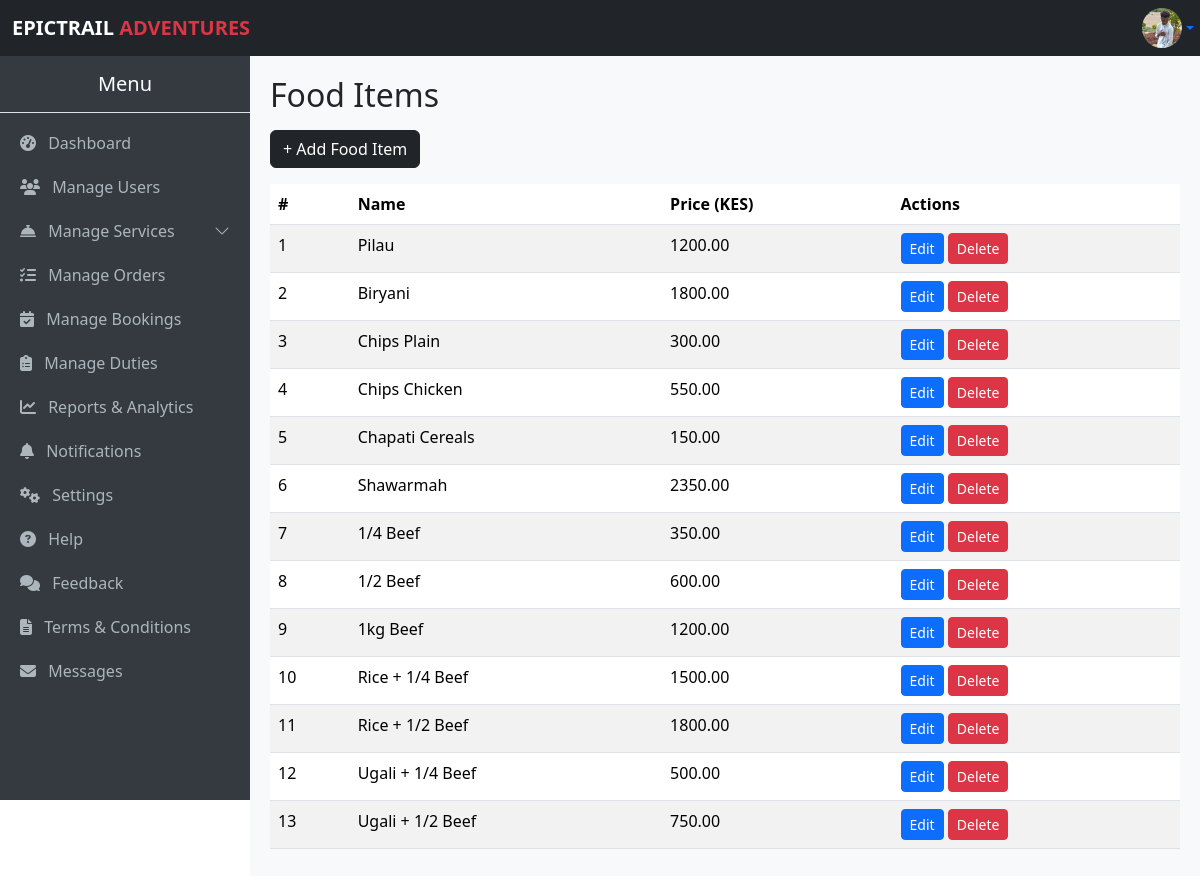
/food-list/ (signed in), run on the app's committed database.
### myApp/models.py (models this page shows, shortened)
class Profile(models.Model):
    profile_user = models.OneToOneField(User, on_delete=models.CASCADE)
    profile_phone = models.CharField(max_length=15, blank=True, null=True)
    profile_photo = models.ImageField(upload_to='profile_photos/', null=True, blank=True)

class Food(models.Model):
    food_name = models.CharField(max_length=100)
    food_price_per_person = models.DecimalField(max_digits=10, decimal_places=2)

### myApp/views.py (the view)
# urls.py: path('food-list/', views.food_list, name='food_list'),
@login_required
@user_passes_test(admin_required)
def food_list(request):
    foods = Food.objects.all()
    return render(request, 'food.list.html', {'foods': foods})

### myApp/context_processors.py (called while the page is built)
def total_users(request):
    return {'total_users': User.objects.count()}

def total_bookings(request):
    return {'total_bookings': Booking.objects.count()}

def total_amount(request):
    total = 0
    if request.user.is_authenticated:
        bookings = Booking.objects.all()  # optionally filter by user=request.user
        booking_total = sum(booking.amount_required for booking in bookings)
        food_orders = FoodOrder.objects.all()  # optionally filter by user=request.user
        food_total = sum(order.total_price() for order in food_orders)  # <- call the method
        total = booking_total + food_total
    return {'total_amount': total}

def total_cost(request):
    if not request.user.is_authenticated:
        return {
            'user_bookings': [],
            'user_total_amount': 0,
        }
    bookings = Booking.objects.filter(booking_user=request.user).prefetch_related(
        'booking_activities', 'booking_packages', 'booking_rooms', 'booking_food', 'booking_tours'
    )
    total_amount = sum(b.amount_required for b in bookings)
    return {
        'user_bookings': bookings,
        'user_total_amount': total_amount,
    }

### myApp/models.py (called while the page is built)
    @property
    def nights_spent(self):
        if self.booking_check_in and self.booking_check_out:
            days = (self.booking_check_out - self.booking_check_in).days
            return max(days, 1)
        return 1

    @property
    def amount_required(self):
        pax = self.booking_pax
        room_cost = sum(
            room.room_room_type.roomType_price_per_night * pax * self.nights_spent
            for room in self.booking_rooms.all()
        )
        activities_cost = sum(
            a.activity_price_per_person * pax for a in self.booking_activities.all()
        )
        package_cost = sum(
            p.package_price_per_person * pax for p in self.booking_packages.all()
        )
        food_cost = sum(
            f.food_price_per_person * pax for f in self.booking_food.all()
        )
        tour_cost = sum(
            t.tour_price_per_person * pax for t in self.booking_tours.all()
        )
        return room_cost + activities_cost + package_cost + food_cost + tour_cost

    def total_price(self):
        return self.foodOrder_food.food_price_per_person * self.foodOrder_quantity

### myApp/views.py (called while the page is built)
def admin_required(user):
    return user.is_authenticated and user.is_superuser

### myApp/templates/food.list.html
{% extends "base.admin.html" %} {% block title %}Food Items{% endblock %} {% block content %}
<h2 class="mb-3">Food Items</h2>
<a href="{% url 'add_food' %}" class="btn btn-dark mb-3">+ Add Food Item</a>
<table class="table table-striped">
    <thead>
        <tr>
            <th>#</th>
            <th>Name</th>
            <th>Price (KES)</th>
            <th>Actions</th>
        </tr>
    </thead>
    <tbody>
        {% for food in foods %}
        <tr>
            <td>{{ forloop.counter }}</td>
            <td>{{ food.food_name }}</td>
            <td>{{ food.food_price_per_person }}</td>
            <td>
                <a href="{% url 'edit_food' food.id %}" class="btn btn-sm btn-primary">Edit</a>
                <a href="{% url 'delete_food' food.id %}" class="btn btn-sm btn-danger">Delete</a>
            </td>
        </tr>
        {% empty %}
        <tr>
            <td colspan="4" class="text-center">No food items found.</td>
        </tr>
        {% endfor %}
    </tbody>
</table>
{% endblock %}

### myApp/templates/base.admin.html (shortened to what this page needs)
<!DOCTYPE html>
<html lang="en">
<head>
    <link href="https://cdn.jsdelivr.net/npm/bootstrap@5.3.3/dist/css/bootstrap.min.css" rel="stylesheet">
    <link rel="stylesheet" href="https://cdn.jsdelivr.net/npm/bootstrap-icons@1.11.3/font/bootstrap-icons.css">
    <link rel="stylesheet" href="https://cdnjs.cloudflare.com/ajax/libs/font-awesome/6.5.2/css/all.min.css">
</head>
<body>
    <nav class="navbar navbar-expand-lg navbar-dark bg-dark">
        <div class="container-fluid">
            <a class="navbar-brand" href="#"><strong>EPICTRAIL <span class="text-danger">ADVENTURES</span></strong></a>
            <div class="d-flex align-items-center">
                <div class="dropdown ms-2">
                    <a class="d-flex align-items-center justify-content-center dropdown-toggle"
                        type="button"
                        id="profileDropdown"
                        data-bs-toggle="dropdown"
                        aria-expanded="false"
                        style="width: 40px; height: 40px;"
                        title="Manage Profile">
                        {% if user.profile.profile_photo %}
                            <img src="{{ user.profile.profile_photo.url }}" alt="{{ user.username }}" class="rounded-circle" width="40" height="40">
                        {% else %}
                            <i class="bi bi-person"></i>
                        {% endif %}
                    </a>
                </div>
            </div>
        </div>
    </nav>
    <div class="collapse d-lg-block sidebar" id="sidebarMenu">
        <h5 class="text-center py-3 border-bottom">Menu</h5>
        <a href="{% url 'admin_dashboard' %}"><i class="fas fa-tachometer-alt me-2"></i> Dashboard</a>
        <a href="{% url 'users' %}"><i class="fas fa-users me-2"></i> Manage Users</a>
        <a class="d-flex justify-content-between align-items-center" data-bs-toggle="collapse" href="#servicesMenu" role="button" aria-expanded="false" aria-controls="servicesMenu">
            <span><i class="fas fa-concierge-bell me-2"></i> Manage Services</span>
            <i class="bi bi-chevron-down"></i>
        </a>
        <a href="{% url 'manage_orders' %}"><i class="fas fa-tasks me-2"></i> Manage Orders</a>
        <a href="{% url 'booking_list' %}"><i class="fas fa-calendar-check me-2"></i> Manage Bookings</a>
        <a href="{% url 'duties' %}"><i class="fas fa-clipboard-list me-2"></i> Manage Duties</a>
        <a href="{% url 'reports_analytics' %}"><i class="fas fa-chart-line me-2"></i> Reports & Analytics</a>
        <a href="{% url 'notifications' %}"><i class="fas fa-bell me-2"></i> Notifications</a>
        <a href="{% url 'system_settings' %}"><i class="fas fa-cogs me-2"></i> Settings</a>
        <a href="#"><i class="fas fa-question-circle me-2"></i> Help</a>
        <a href="#"><i class="fas fa-comments me-2"></i> Feedback</a>
        <a href="#"><i class="fas fa-file-alt me-2"></i> Terms & Conditions</a>
        <a href="#"><i class="fas fa-envelope me-2 mb-5"></i> Messages</a>
    </div>
    <div class="content">
        {% block content %}{% endblock %}
    </div>
</body>
</html>

### myApp/templates/base.admin.html (style rules this page uses)
body { margin: 0; padding: 0; }
.navbar { position: fixed; top: 0; left: 0; width: 100%; z-index: 1030; }
.sidebar { position: fixed; top: 56px; left: 0; width: 250px; height: calc(100vh - 56px); background-color: #343a40; color: #fff; overflow-y: auto; }
.sidebar a { color: #adb5bd; text-decoration: none; display: block; padding: 10px 20px; }
.content { margin-top: 56px; margin-left: 250px; padding: 20px; background-color: #f8f9fa; min-height: calc(100vh - 56px); }

### data on the page
Food: food_name "Pilau", food_price_per_person "1200.00"
Food: food_name "Biryani", food_price_per_person "1800.00"
Food: food_name "Chips Plain", food_price_per_person "300.00"
Food: food_name "Chips Chicken", food_price_per_person "550.00"
Food: food_name "Chapati Cereals", food_price_per_person "150.00"
Food: food_name "Shawarmah", food_price_per_person "2350.00"
Food: food_name "1/4 Beef", food_price_per_person "350.00"
Food: food_name "1/2 Beef", food_price_per_person "600.00"
Food: food_name "1kg Beef", food_price_per_person "1200.00"
Food: food_name "Rice + 1/4 Beef", food_price_per_person "1500.00"
Food: food_name "Rice + 1/2 Beef", food_price_per_person "1800.00"
Food: food_name "Ugali + 1/4 Beef", food_price_per_person "500.00"
Food: food_name "Ugali + 1/2 Beef", food_price_per_person "750.00"
